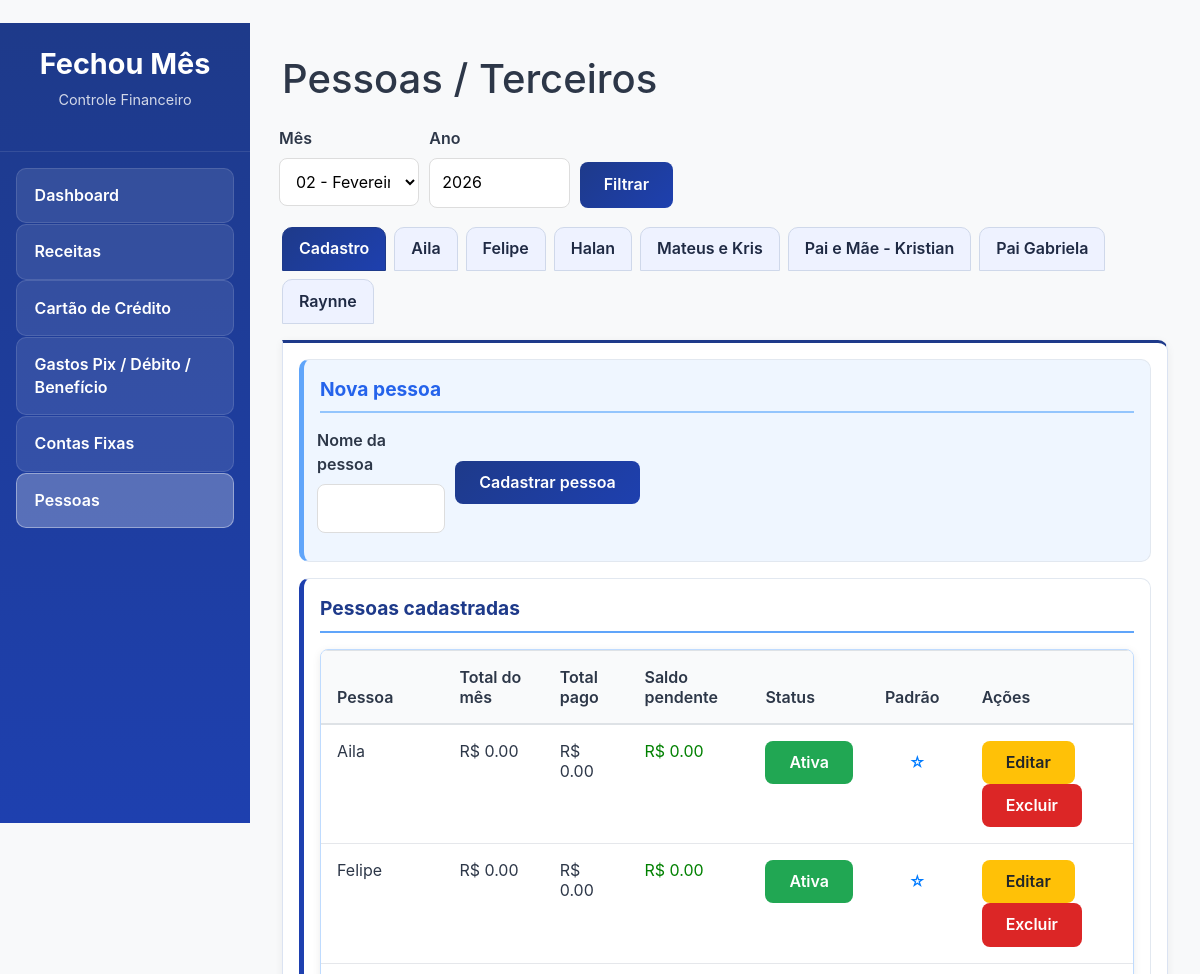
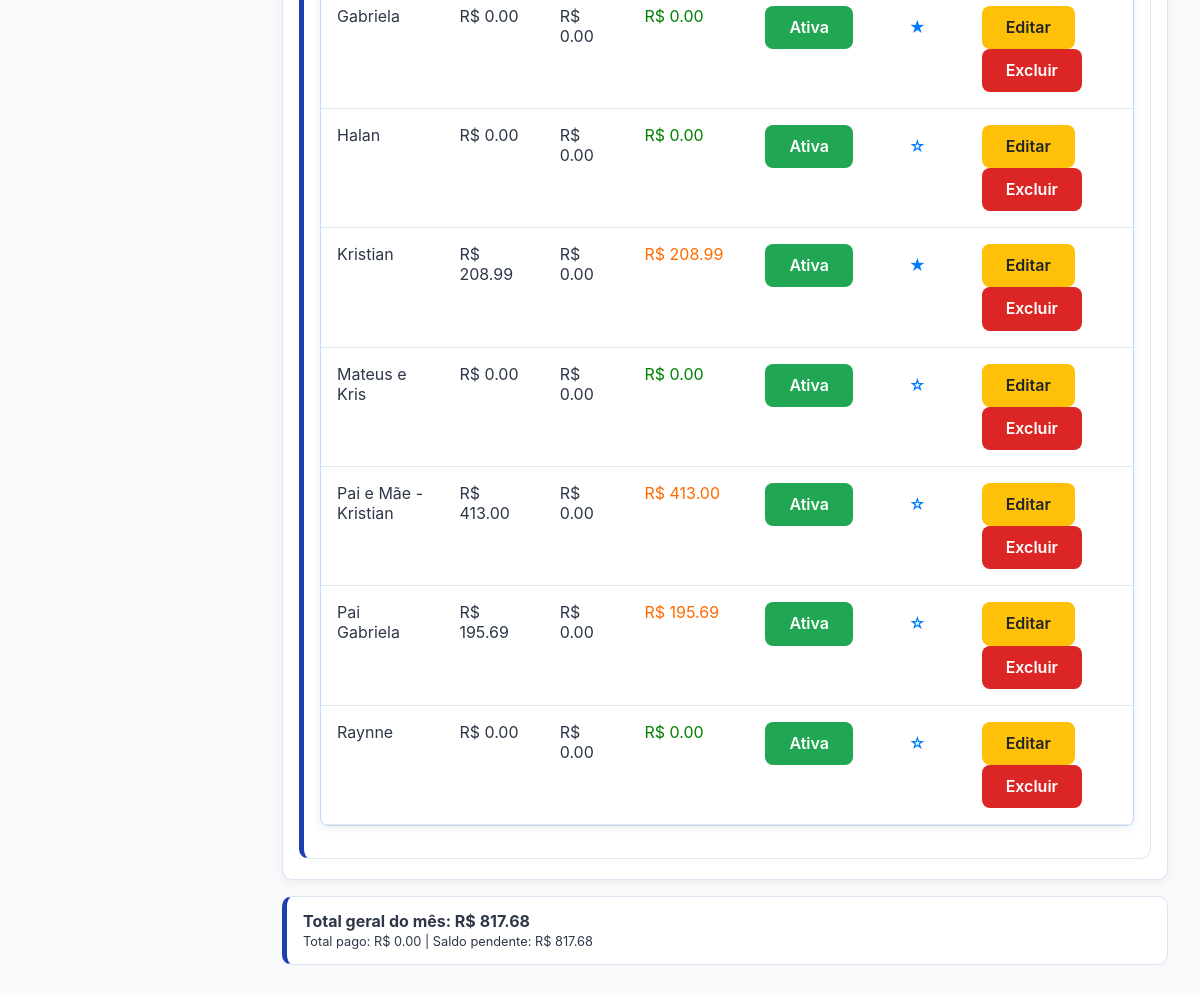
The page /pessoas on the database its author committed (2 pictures, top to bottom).
### tables this page shows
CREATE TABLE pessoas (
            id INTEGER PRIMARY KEY AUTOINCREMENT,
            nome TEXT NOT NULL UNIQUE,
            ativo INTEGER NOT NULL DEFAULT 1
        , padrao INTEGER NOT NULL DEFAULT 0);

### app_flask.py (the view, shortened to what this page needs)
@app.route('/pessoas', methods=['GET', 'POST'])
def pessoas():
    mes = request.args.get('mes', type=int, default=_mes_ano_atual()[0])
    ano = request.args.get('ano', type=int, default=_mes_ano_atual()[1])
    pessoas_list = pessoas_service.listar_pessoas(only_ativas=False) # Listar todas as pessoas para gerenciamento
    totais_por_pessoa = pessoas_service.calcular_totais_por_pessoa(mes, ano)
    resumos = []
    for p in pessoas_list:
        info = totais_por_pessoa.get(p.id, {"total_mes": 0.0, "total_pago": 0.0, "saldo_pendente": 0.0})
        resumos.append({
            'pessoa': p,
            'total_mes': info["total_mes"],
            'total_pago': info["total_pago"],
            'saldo_pend': info["saldo_pendente"]
        })
    total_mes_geral, total_pago_geral, saldo_pend_geral = pessoas_service.calcular_totais_gerais_terceiros(mes, ano)
    pessoas_ativas = [p for p in pessoas_list if p.ativo and not p.padrao]
    contas_status_por_pessoa = {}
    for p in pessoas_ativas:
        contas_status_por_pessoa[p.id] = pessoas_service.listar_contas_status_pessoa(
            p.id, mes, ano
        )
    return render_template('pessoas.html',
        mes=mes, ano=ano,
        pessoas=pessoas_list,
        pessoas_ativas=pessoas_ativas,
        resumos=resumos,
        contas_status_por_pessoa=contas_status_por_pessoa,
        total_mes_geral=total_mes_geral,
        total_pago_geral=total_pago_geral,
        saldo_pend_geral=saldo_pend_geral
    )

### app_flask.py (called while the page is built)
def _mes_ano_atual():
    hoje = datetime.now()
    return hoje.month, hoje.year

### finance_app/database.py (called while the page is built)
def get_connection() -> sqlite3.Connection:
    DB_PATH.parent.mkdir(parents=True, exist_ok=True)
    conn = sqlite3.connect(DB_PATH)
    conn.row_factory = sqlite3.Row
    return conn

### finance_app/services/pessoas_service.py (called while the page is built)
def listar_pessoas(only_ativas: bool = True) -> List[Pessoa]:
    conn = get_connection()
    cur = conn.cursor()
    if only_ativas: # Removed get_cursor(conn) and used conn.cursor()
        cur.execute(
            "SELECT id, nome, ativo, padrao FROM pessoas WHERE ativo = TRUE ORDER BY nome COLLATE NOCASE;"
        )
    else:
        cur.execute("SELECT id, nome, ativo, padrao FROM pessoas ORDER BY nome COLLATE NOCASE;")
    rows = cur.fetchall()
    conn.close()
    return [
        Pessoa(id=r["id"], nome=r["nome"], ativo=bool(r["ativo"]), padrao=bool(r["padrao"]))
        for r in rows
    ]

def calcular_totais_gerais_terceiros(mes: int, ano: int) -> Tuple[float, float, float]:
    totais = calcular_totais_por_pessoa(mes, ano)
    total_mes = sum(info["total_mes"] for info in totais.values())
    total_pago = sum(info["total_pago"] for info in totais.values())
    saldo_pendente = total_mes - total_pago
    return total_mes, total_pago, saldo_pendente

### templates/pessoas.html (shortened to what this page needs)
﻿{% extends "base.html" %}
{% block content %}
<h1 style="color: #2d3748; margin-bottom: 1.5rem;">Pessoas / Terceiros</h1>
<form method="GET" class="contas-filter">
    <div class="row form-row">
        <div class="col-2">
            <div class="form-group">
                <label>Mês</label>
                <select name="mes">
                    {% set meses = ["", "Janeiro", "Fevereiro", "Março", "Abril", "Maio", "Junho", "Julho", "Agosto", "Setembro", "Outubro", "Novembro", "Dezembro"] %}
                    {% for m in range(1, 13) %}
                        <option value="{{ m }}" {% if m == mes %}selected{% endif %}>{{ "%02d"|format(m) }} - {{ meses[m] }}</option>
                    {% endfor %}
                </select>
            </div>
        </div>
        <div class="col-2">
            <div class="form-group">
                <label>Ano</label>
                <input type="number" name="ano" value="{{ ano }}" min="2000" max="2100">
            </div>
        </div>
        <div class="col-2 form-action-col">
            <button type="submit" class="btn btn-primary">Filtrar</button>
        </div>
    </div>
</form>
<ul class="nav nav-tabs pessoas-tabs" role="tablist">
    <li class="nav-item">
        <a class="nav-link active" data-toggle="tab" href="#tab-cadastro-pessoa" role="tab">Cadastro</a>
    </li>
    {% for r in resumos %}
    {% if not r.pessoa.padrao %}
    <li class="nav-item">
        <a class="nav-link" data-toggle="tab" href="#tab-pessoa-{{ r.pessoa.id }}" role="tab">{{ r.pessoa.nome }}</a>
    </li>
    {% endif %}
    {% endfor %}
</ul>
<div class="tab-content pessoas-tab-content">
    <div class="tab-pane fade show active" id="tab-cadastro-pessoa" role="tabpanel">
        <section class="pessoa-section pessoa-section-new">
        <div class="section-title">Nova pessoa</div>
        <form method="POST" class="compact-person-form">
            <div class="row form-row">
                <div class="col-2">
                    <div class="form-group">
                        <label>Nome da pessoa</label>
                        <input type="text" name="nome" required>
                    </div>
                </div>
                <div class="col-2">
                    <div class="form-group">
                        <label>&nbsp;</label>
                        <button type="submit" class="btn btn-primary">Cadastrar pessoa</button>
                    </div>
                </div>
            </div>
        </form>
        </section>
        <div class="pessoa-section-divider"></div>
        <section class="pessoa-section pessoa-section-list">
        <div class="section-title">Pessoas cadastradas</div>
        {% if resumos %}
        <div class="table table-blue">
            <table>
                <thead>
                    <tr>
                        <th>Pessoa</th>
                        <th>Total do mês</th>
                        <th>Total pago</th>
                        <th>Saldo pendente</th>
                        <th>Status</th>
                        <th>Padrão</th>
                        <th>Ações</th>
                    </tr>
                </thead>
                <tbody>
                    {% for r in resumos %}
                    <tr>
                        <td>{{ r.pessoa.nome }}</td>
                        <td>R$ {{ "{:,.2f}".format(r.total_mes) }}</td>
                        <td>R$ {{ "{:,.2f}".format(r.total_pago) }}</td>
                        <td style="color: {% if r.saldo_pend > 0 %}#ff6a00{% else %}green{% endif %};">
                            R$ {{ "{:,.2f}".format(r.saldo_pend) }}
                        </td>
                        <td>
                            {% if r.pessoa.ativo %}
                            <span class="btn btn-success btn-sm" style="cursor: default; opacity: 0.95;">Ativa</span>
                            {% else %}
                            <span class="btn btn-secondary btn-sm" style="cursor: default; opacity: 0.95;">Inativa</span>
                            {% endif %}
                        </td>
                        <td>
                            <form method="POST" style="display: inline;">
                                <button type="submit" class="btn btn-outline-primary btn-sm" title="Alternar padrão">
                                    {% if r.pessoa.padrao %}★{% else %}☆{% endif %}
                                </button>
                            </form>
                        </td>
                        <td>
                            <button class="btn btn-warning btn-sm" type="button" data-toggle="collapse" data-target="#editForm{{ r.pessoa.id }}" aria-expanded="false" aria-controls="editForm{{ r.pessoa.id }}">
                                Editar
                            </button>
                            <form method="POST" style="display: inline;">
                                <button type="submit" class="btn btn-danger btn-sm">Excluir</button>
                            </form>
                        </td>
                    </tr>
                    {% endfor %}
                </tbody>
            </table>
        </div>
        {% else %}
        <p>Nenhuma pessoa cadastrada.</p>
        {% endif %}
        </section>
    </div>
</div>
<div class="pessoa-resumo-mes" style="margin-top: 1rem;">
    <strong>Total geral do mês: R$ {{ "{:,.2f}".format(total_mes_geral) }}</strong><br>
    <small>Total pago: R$ {{ "{:,.2f}".format(total_pago_geral) }} | Saldo pendente: R$ {{ "{:,.2f}".format(saldo_pend_geral) }}</small>
</div>
{% endblock %}

### static/style.css (style rules this page uses)
* { margin: 0; padding: 0; box-sizing: border-box; }
:root { --primary-blue: #1e3a8a; --primary-blue-light: #1e40af; --green: #16a34a; --red: #dc2626; --orange: #ff6a00; --blue-light: #4facfe; --text-dark: #2d3748; --text-light: #666; --bg-light: #f8f9fa; --white: #ffffff; }
body { font-family: -apple-system, BlinkMacSystemFont, 'Segoe UI', Roboto, 'Helvetica Neue', Arial, sans-serif; background-color: var(--bg-light); color: var(--text-dark); line-height: 1.45; }
.section-title { font-size: 1.3rem; font-weight: 700; color: var(--text-dark); margin: 2rem 0 1rem 0; padding-bottom: 0.5rem; border-bottom: 3px solid var(--primary-blue); }
.table-blue { border: 1px solid #bfdbfe; }
.table-blue th { background-color: #e0f2fe; }
.contas-filter { margin-bottom: 1.2rem; }
.pessoas-tabs { gap: 0.5rem; border-bottom: 0; margin-bottom: 1rem; }
.pessoas-tabs .nav-item { margin-bottom: 0; }
.pessoas-tabs .nav-link { border: 1px solid #cfd8ea; border-radius: 10px 10px 0 0; background: #eef2ff; color: #1f2a44; font-weight: 600; padding: 0.6rem 1rem; }
.pessoas-tabs .nav-link.active { background: linear-gradient(135deg, #1e3a8a 0%, #1e40af 100%); border-color: #1e3a8a; color: #fff; }
.pessoas-tab-content { background: #fff; border: 1px solid #dbe3f2; border-top: 3px solid #1e3a8a; border-radius: 0 10px 10px 10px; padding: 1rem 1rem 1.25rem; box-shadow: 0 2px 8px rgba(15, 23, 42, 0.06); }
.pessoa-section { border: 1px solid #e2e8f0; border-left: 5px solid #1e40af; border-radius: 10px; background: #ffffff; padding: 1rem; }
.pessoa-section .section-title { margin-top: 0; border-bottom-width: 2px; font-size: 1.2rem; }
.pessoa-section-new { border-left-color: #60a5fa; background: #eff6ff; }
.pessoa-section-new .section-title { border-bottom-color: #93c5fd; color: #2563eb; }
.pessoa-section-list { border-left-color: #1e40af; background: #ffffff; }
.pessoa-section-list .section-title { border-bottom-color: #60a5fa; color: #1e3a8a; }
.pessoa-section-divider { height: 1rem; }
.pessoa-resumo-mes { background: #fff; border: 1px solid #dbe3f2; border-left: 5px solid #1e40af; border-radius: 10px; padding: 0.8rem 1rem; }
.form-group { margin-bottom: 1.5rem; }
.form-group label { display: block; margin-bottom: 0.5rem; font-weight: 600; color: var(--text-dark); }
.form-group input[type="text"], .form-group input[type="number"], .form-group input[type="date"], .form-group select, .form-group textarea { width: 100%; padding: 0.75rem; border: 1px solid #ddd; border-radius: 8px; font-size: 1rem; min-height: 46px; background-color: #fff; transition: border-color 0.2s; }
.form-row .form-group { margin-bottom: 0; }
.form-row .form-action-col { display: flex; align-items: flex-end; }
.form-row .form-action-col .btn { min-height: 46px; }
.btn { padding: 0.75rem 1.5rem; border: none; border-radius: 8px; font-weight: 600; font-size: 1rem; line-height: 1.2; cursor: pointer; transition: all 0.3s; text-decoration: none; display: inline-block; white-space: nowrap; }
.compact-person-form .form-group { margin-bottom: 0.75rem; }
.btn-primary { background: linear-gradient(135deg, var(--primary-blue) 0%, var(--primary-blue-light) 100%); color: white; }
.btn-success { background-color: var(--green); color: white; }
.btn-danger { background-color: var(--red); color: white; }
.row { display: flex; flex-wrap: wrap; margin: -0.5rem; }
.col-2, .col-3, .col-4 { padding: 0.5rem; }
.col-2 { flex: 0 0 50%; }
.table { width: 100%; background: white; border-radius: 8px; overflow: hidden; box-shadow: 0 2px 8px rgba(0, 0, 0, 0.08); }
.table table { width: 100%; border-collapse: collapse; }
.table th, .table td { padding: 1rem; text-align: left; border-bottom: 1px solid #e5e7eb; }
.table th { background-color: #f9fafb; font-weight: 600; color: var(--text-dark); }

### rows shown on the page
pessoas: pessoa.nome "Aila", pessoa.nome "Aila", padrao 0 (drawn)
pessoas: pessoa.nome "Felipe", pessoa.nome "Felipe", padrao 0 (drawn)
pessoas: pessoa.nome "Halan", pessoa.nome "Halan", padrao 0 (drawn)
pessoas: pessoa.nome "Mateus e Kris", pessoa.nome "Mateus e Kris", padrao 0 (drawn)
pessoas: pessoa.nome "Pai e Mãe - Kristian", pessoa.nome "Pai e Mãe - Kristian", padrao 0 (drawn)
pessoas: pessoa.nome "Pai Gabriela", pessoa.nome "Pai Gabriela", padrao 0 (drawn)
pessoas: pessoa.nome "Raynne", pessoa.nome "Raynne", padrao 0 (drawn)
pessoas: pessoa.nome "Gabriela", padrao 1 (drawn)
pessoas: pessoa.nome "Kristian", padrao 1 (drawn)

### other values the page prints
{{ "{:,.2f}".format(r.total_mes) }} "0.00" "0.00" "0.00" "0.00" "208.99" "0.00" "413.00" "195.69" "0.00"
{{ "{:,.2f}".format(r.total_pago) }} "0.00" "0.00" "0.00" "0.00" "0.00" "0.00" "0.00" "0.00" "0.00"
{{ "{:,.2f}".format(r.saldo_pend) }} "0.00" "0.00" "0.00" "0.00" "208.99" "0.00" "413.00" "195.69" "0.00"
{{ "{:,.2f}".format(total_mes_geral) }} "817.68"
{{ "{:,.2f}".format(total_pago_geral) }} "0.00"
{{ "{:,.2f}".format(saldo_pend_geral) }} "817.68"
form field mes "02 - Fevereiro"
